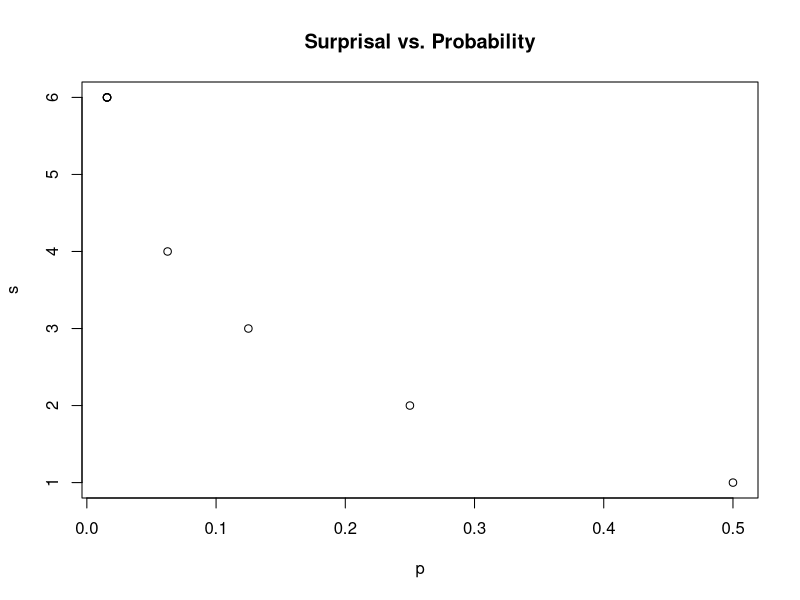
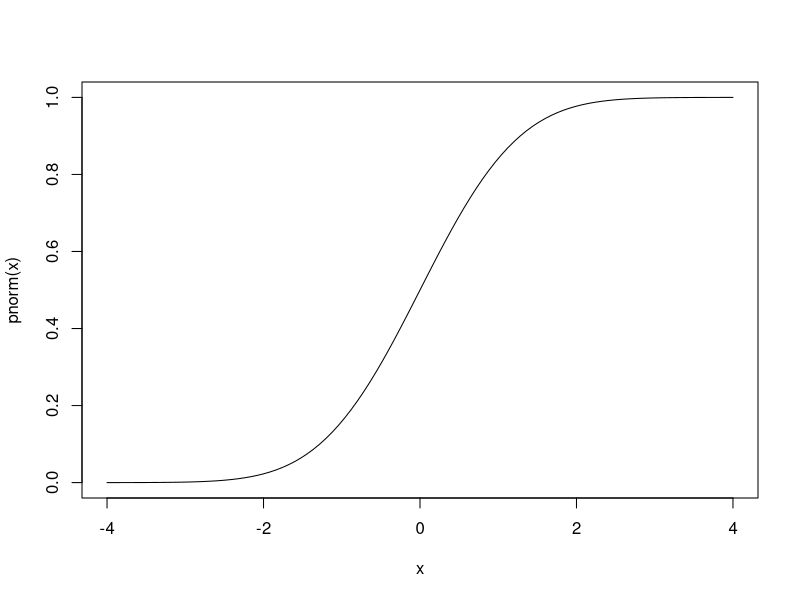
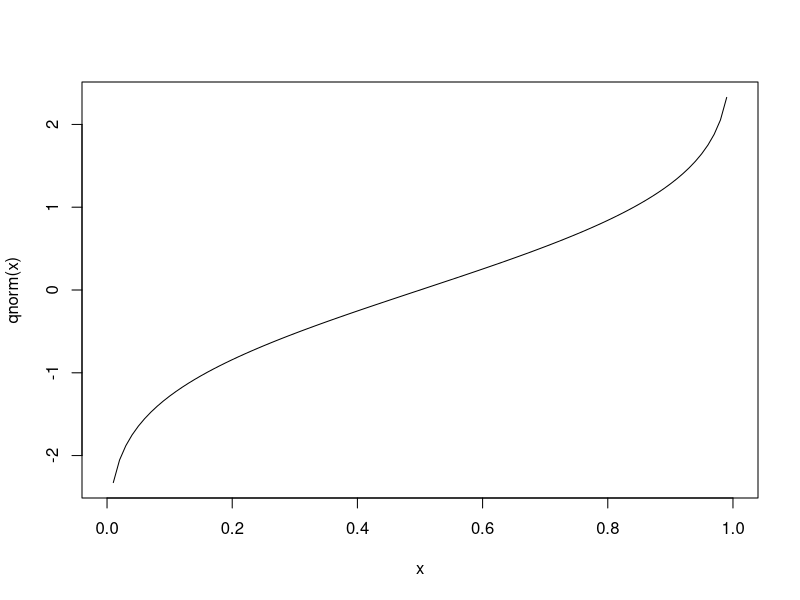
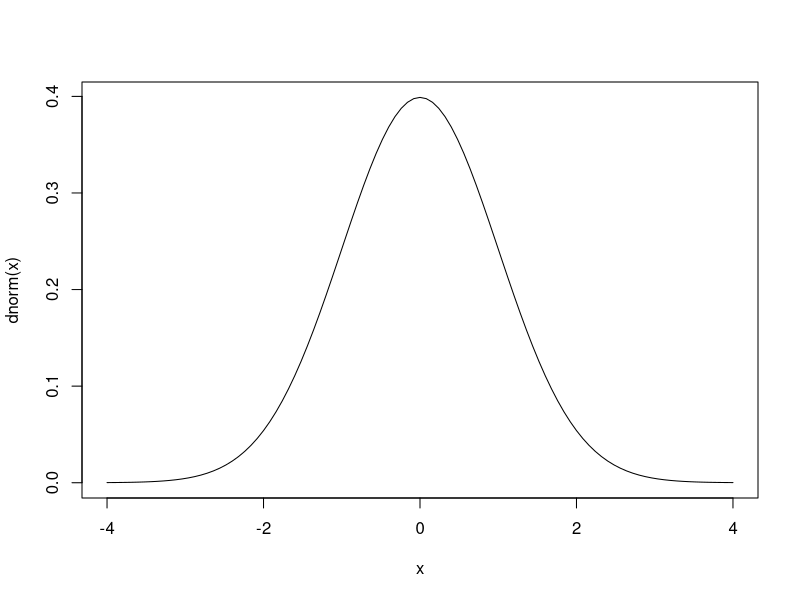
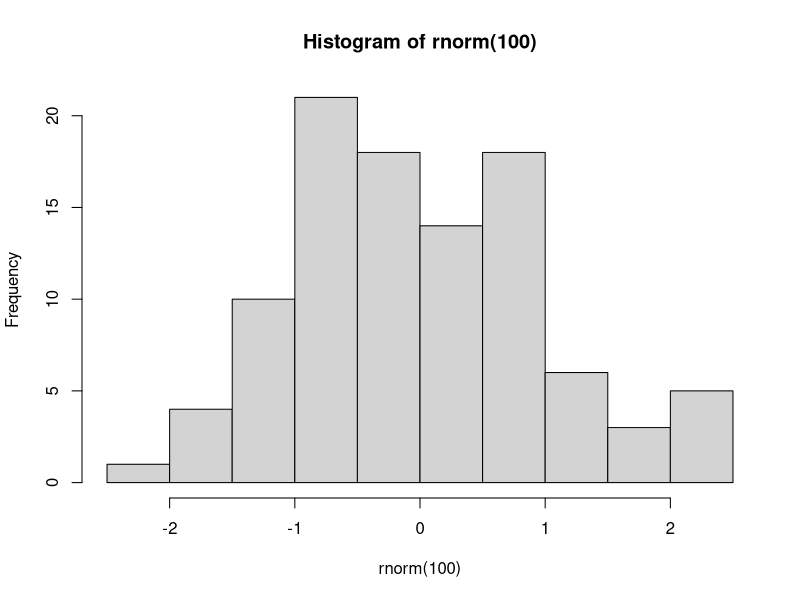

Reproduce these figures in R, in order.
## ---- chunk 1
knitr::opts_chunk$set(echo = TRUE)
## ---- chunk 2
 p <-  c(1/2, 1/4, 1/8, 1/16, 1/64, 1/64, 1/64, 1/64)
s <- -log2(p)

plot(p,s, main = "Surprisal vs. Probability")


## ---- chunk 3
curve(pnorm,from = -4,to = 4)
## ---- chunk 4
curve(qnorm)

## ---- chunk 5
curve(dnorm,from = -4,to = 4)
## ---- chunk 6
hist(rnorm(100))
